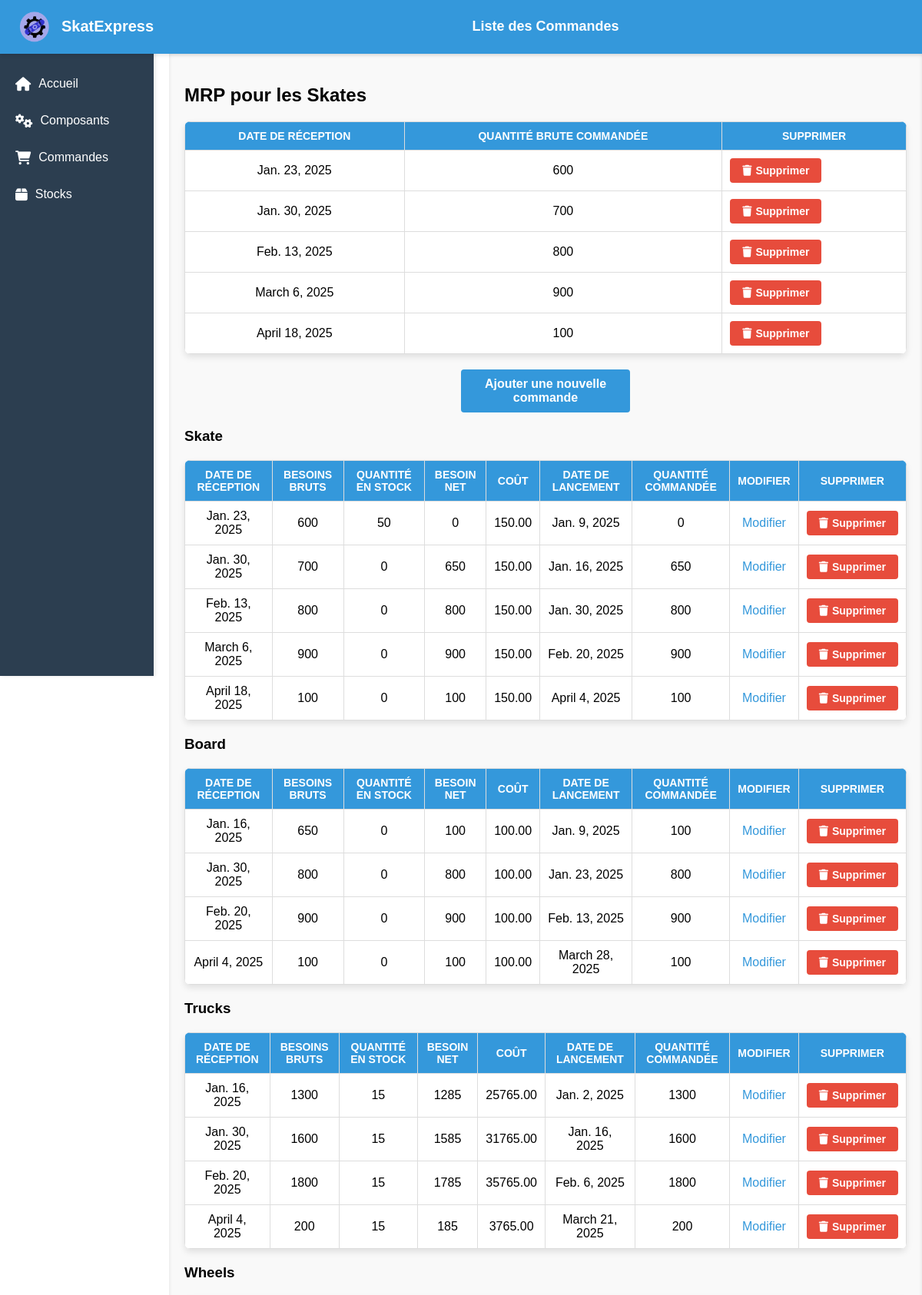
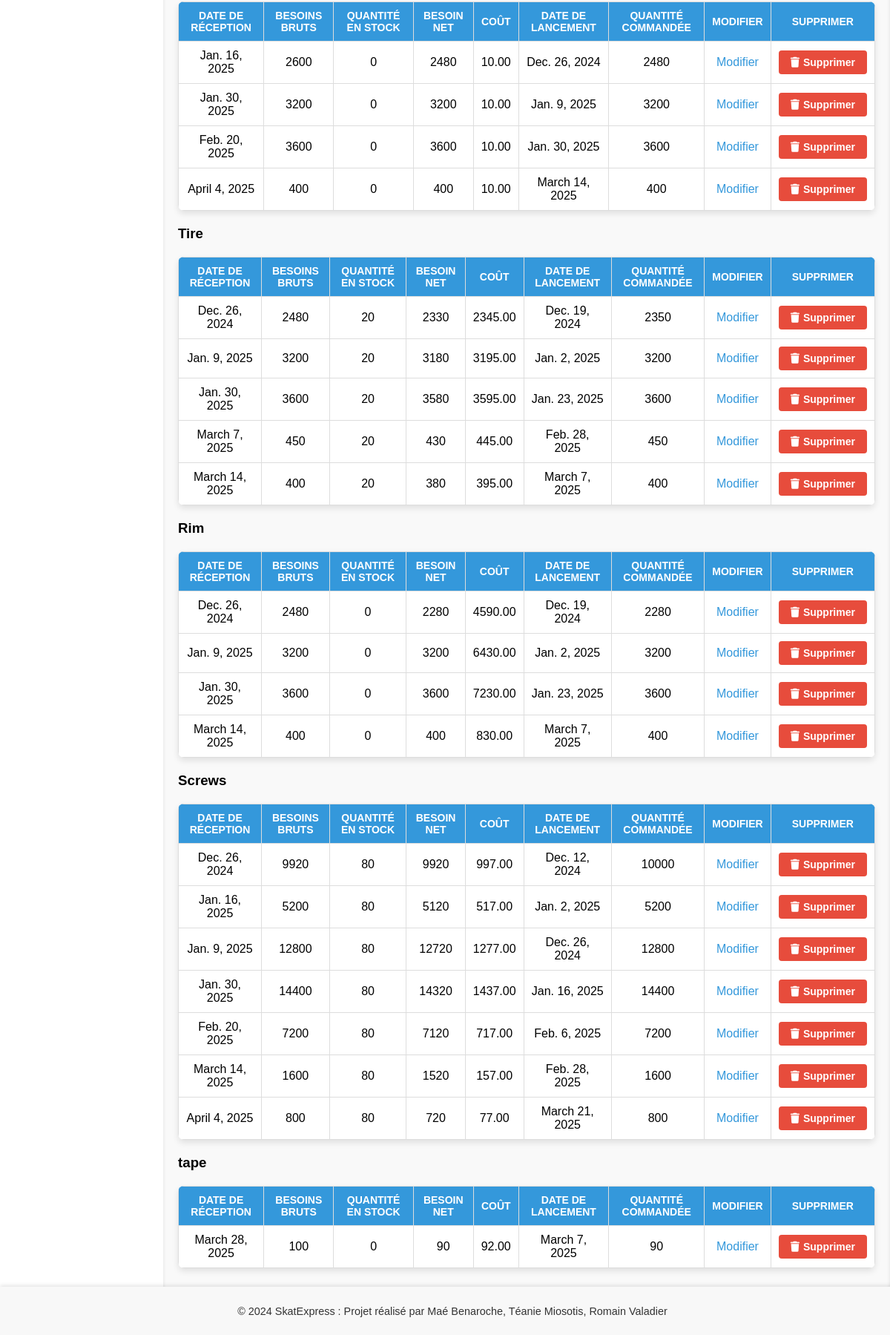
Screenshot of /orders/ with the database file from the repository (2 pictures, top to bottom).
### App/models.py (models this page shows, shortened)
class Order(models.Model):
    component = models.ForeignKey(Component, on_delete=models.CASCADE)
    order_date = models.DateField()
    gross_requirements = models.IntegerField()
    stock = models.ForeignKey(Stock, on_delete=models.CASCADE)
    net_requirement = models.IntegerField()
    cost = models.DecimalField(max_digits=10, decimal_places=2, editable=False)
    order_release_date = models.DateField(editable=False)  # Calculée automatiquement lors de l'enregistrement
    planned_order_receipt = models.IntegerField(editable=False)

class Component(models.Model):
    name = models.CharField(max_length=100) # Nom du composant
    cost_per_unit = models.DecimalField(max_digits=10, decimal_places=2)
    holding_cost= models.DecimalField(max_digits=10, decimal_places=2)  # Coût de possession par unité
    order_cost = models.DecimalField(max_digits=10, decimal_places=2)  # Coût de commande
    lead_time = models.IntegerField()  # Délai de livraison en semaines
    minimum_order_quantity = models.IntegerField()  # Quantité minimale de commande
    image = models.ImageField(upload_to='components/', blank=True, null=True)  # Champ pour l'image
    sub_components = models.ManyToManyField(
        'self',
        through='ComponentSubComponent',
        symmetrical=False,
        related_name='parent_components',
        blank=True # Permet de ne pas renseigner de sous-composants lors de la création
    )

class Stock(models.Model):
    component = models.ForeignKey(Component, on_delete=models.CASCADE)
    quantity_on_hand = models.IntegerField()
    date = models.DateField(default=timezone.now)

### App/views.py (the view, shortened to what this page needs)
# urls.py: path('orders/', OrderListView.as_view(), name='order_list'),  # URL pour afficher la liste des commandes
class OrderListView(View):
    def get(self, request):
        orders = Order.objects.select_related('component', 'stock').all()
        orders_by_component = {}
        for order in orders:
            component = order.component
            if component not in orders_by_component:
                orders_by_component[component] = []
            orders_by_component[component].append(order)
        skateboard_component = Component.objects.filter(name="Skate").first()
        gross_requirements = Order.objects.filter(component=skateboard_component)
        return render(request, 'order_list.html', {
            'orders_by_component': orders_by_component,
            'gross_requirements': gross_requirements,
        })

### templates/order_list.html (shortened to what this page needs)
{% extends 'base.html' %}
{% block header_title %}Liste des Commandes{% endblock %}
{% block content %}
<div class="table-container">
    <h2 class="center-text">MRP pour les Skates</h2>
    <table>
        <thead>
            <tr>
                <th>Date de Réception</th>
                <th>Quantité Brute Commandée</th>
                <th>Supprimer</th>
            </tr>
        </thead>
        <tbody>
            {% for gross_requirement in gross_requirements %}
            <tr>
                <td>{{ gross_requirement.order_date }}</td>
                <td>{{ gross_requirement.gross_requirements }}</td>
                <td>
                    <form method="post" onsubmit="return confirm('Êtes-vous sûr de vouloir supprimer cette commande ?');">
                        <button type="submit" class="delete-button">
                            <i class="fas fa-trash"></i> Supprimer
                        </button>
                    </form>
                </td>
            </tr>
            {% empty %}
            <tr>
                <td colspan="3" class="center-text">Aucune commande de skate n'a été passée.</td>
            </tr>
            {% endfor %}
        </tbody>
    </table>
</div>
<div class="table-container">
    <a href="{% url 'create_order' %}" class="add-button">Ajouter une nouvelle commande</a>
    {% for component, component_orders in orders_by_component.items %}
    <h3 class="center-text">{{ component.name }}</h3>
    <table>
        <thead>
            <tr>
                <th>Date de Réception</th>
                <th>Besoins Bruts</th>
                <th>Quantité en Stock</th>
                <th>Besoin Net</th>
                <th>Coût</th>
                <th>Date de Lancement</th>
                <th>Quantité Commandée</th>
                <th>Modifier</th>
                <th>Supprimer</th>
            </tr>
        </thead>
        <tbody>
            {% for order in component_orders %}
            <tr>
                <td>{{ order.order_date }}</td>
                <td>{{ order.gross_requirements }}</td>
                <td>{{ order.stock.quantity_on_hand }}</td>
                <td>{{ order.net_requirement }}</td>
                <td>{{ order.cost }}</td>
                <td>{{ order.order_release_date }}</td>
                <td>{{ order.planned_order_receipt }}</td>
                <td>
                    <a href="{% url 'update_order' order.pk %}" class="update-button">Modifier</a>
                </td>
                <td>
                    <form method="post" onsubmit="return confirm('Êtes-vous sûr de vouloir supprimer cette commande et toutes ses dépendances ?');">
                        <button type="submit" class="delete-button">
                            <i class="fas fa-trash"></i> Supprimer
                        </button>
                    </form>
                </td>
            </tr>
            {% empty %}
            <tr>
                <td colspan="9" class="center-text">Aucune commande enregistrée pour ce composant.</td>
            </tr>
            {% endfor %}
        </tbody>
    </table>
    {% endfor %}
</div>
{% endblock %}

### static/css/style.css (style rules this page uses)
* { transition: all 0.3s ease-in-out; }
body { font-family: Arial, sans-serif; margin: 0; padding: 0; display: flex; min-height: 100vh; flex-direction: column; margin-bottom: 50px; }
.add-button { display: block; width: 200px; margin: 20px auto; padding: 10px; text-align: center; background-color: #3498db; color: white; text-decoration: none; border-radius: 4px; font-weight: bold; transition: background-color 0.3s ease; }
table { width: 100%; margin: 20px auto; border-collapse: collapse; background-color: white; border-radius: 8px; overflow: hidden; box-shadow: 0px 4px 8px rgba(0, 0, 0, 0.1); }
th, td { padding: 10px; border: 1px solid #ddd; text-align: center; vertical-align: middle; }
th { background-color: #3498db; color: white; font-size: 14px; text-transform: uppercase; }
.update-button { color: #3498db; text-decoration: none; }
form .delete-button { background-color: #e74c3c; color: white; border: none; padding: 8px 16px; border-radius: 4px; font-size: 14px; font-weight: bold; cursor: pointer; transition: background-color 0.3s ease, transform 0.2s ease; display: flex; align-items: center; gap: 5px; }

### rows the page displays
Order: order_date "Jan. 23, 2025", gross_requirements "600", stock.quantity_on_hand "50", net_requirement "0", cost "150.00", order_release_date "Jan. 9, 2025", planned_order_receipt "0"
Order: order_date "Jan. 30, 2025", gross_requirements "700", stock.quantity_on_hand "0", net_requirement "650", cost "150.00", order_release_date "Jan. 16, 2025", planned_order_receipt "650"
Order: order_date "Feb. 13, 2025", gross_requirements "800", stock.quantity_on_hand "0", net_requirement "800", cost "150.00", order_release_date "Jan. 30, 2025", planned_order_receipt "800"
Order: order_date "March 6, 2025", gross_requirements "900", stock.quantity_on_hand "0", net_requirement "900", cost "150.00", order_release_date "Feb. 20, 2025", planned_order_receipt "900"
Order: order_date "April 18, 2025", gross_requirements "100", stock.quantity_on_hand "0", net_requirement "100", cost "150.00", order_release_date "April 4, 2025", planned_order_receipt "100"
Component: name "Skate"
Component: name "Board"
Order: order_date "Jan. 16, 2025", gross_requirements "650", stock.quantity_on_hand "0", net_requirement "100", cost "100.00", order_release_date "Jan. 9, 2025", planned_order_receipt "100"
Order: order_date "Jan. 30, 2025", gross_requirements "800", stock.quantity_on_hand "0", net_requirement "800", cost "100.00", order_release_date "Jan. 23, 2025", planned_order_receipt "800"
Order: order_date "Feb. 20, 2025", gross_requirements "900", stock.quantity_on_hand "0", net_requirement "900", cost "100.00", order_release_date "Feb. 13, 2025", planned_order_receipt "900"
Order: order_date "April 4, 2025", gross_requirements "100", stock.quantity_on_hand "0", net_requirement "100", cost "100.00", order_release_date "March 28, 2025", planned_order_receipt "100"
Component: name "Trucks"
Order: order_date "Jan. 16, 2025", gross_requirements "1300", stock.quantity_on_hand "15", net_requirement "1285", cost "25765.00", order_release_date "Jan. 2, 2025", planned_order_receipt "1300"
Order: order_date "Jan. 30, 2025", gross_requirements "1600", stock.quantity_on_hand "15", net_requirement "1585", cost "31765.00", order_release_date "Jan. 16, 2025", planned_order_receipt "1600"
Order: order_date "Feb. 20, 2025", gross_requirements "1800", stock.quantity_on_hand "15", net_requirement "1785", cost "35765.00", order_release_date "Feb. 6, 2025", planned_order_receipt "1800"
Order: order_date "April 4, 2025", gross_requirements "200", stock.quantity_on_hand "15", net_requirement "185", cost "3765.00", order_release_date "March 21, 2025", planned_order_receipt "200"
Component: name "Wheels"
Order: order_date "Jan. 16, 2025", gross_requirements "2600", stock.quantity_on_hand "0", net_requirement "2480", cost "10.00", order_release_date "Dec. 26, 2024", planned_order_receipt "2480"
Order: order_date "Jan. 30, 2025", gross_requirements "3200", stock.quantity_on_hand "0", net_requirement "3200", cost "10.00", order_release_date "Jan. 9, 2025", planned_order_receipt "3200"
Order: order_date "Feb. 20, 2025", gross_requirements "3600", stock.quantity_on_hand "0", net_requirement "3600", cost "10.00", order_release_date "Jan. 30, 2025", planned_order_receipt "3600"
Order: order_date "April 4, 2025", gross_requirements "400", stock.quantity_on_hand "0", net_requirement "400", cost "10.00", order_release_date "March 14, 2025", planned_order_receipt "400"
Component: name "Tire"
Order: order_date "Dec. 26, 2024", gross_requirements "2480", stock.quantity_on_hand "20", net_requirement "2330", cost "2345.00", order_release_date "Dec. 19, 2024", planned_order_receipt "2350"
Order: order_date "Jan. 9, 2025", gross_requirements "3200", stock.quantity_on_hand "20", net_requirement "3180", cost "3195.00", order_release_date "Jan. 2, 2025", planned_order_receipt "3200"
Order: order_date "Jan. 30, 2025", gross_requirements "3600", stock.quantity_on_hand "20", net_requirement "3580", cost "3595.00", order_release_date "Jan. 23, 2025", planned_order_receipt "3600"
Order: order_date "March 7, 2025", gross_requirements "450", stock.quantity_on_hand "20", net_requirement "430", cost "445.00", order_release_date "Feb. 28, 2025", planned_order_receipt "450"
Order: order_date "March 14, 2025", gross_requirements "400", stock.quantity_on_hand "20", net_requirement "380", cost "395.00", order_release_date "March 7, 2025", planned_order_receipt "400"
Component: name "Rim"
Order: order_date "Dec. 26, 2024", gross_requirements "2480", stock.quantity_on_hand "0", net_requirement "2280", cost "4590.00", order_release_date "Dec. 19, 2024", planned_order_receipt "2280"
Order: order_date "Jan. 9, 2025", gross_requirements "3200", stock.quantity_on_hand "0", net_requirement "3200", cost "6430.00", order_release_date "Jan. 2, 2025", planned_order_receipt "3200"
Order: order_date "Jan. 30, 2025", gross_requirements "3600", stock.quantity_on_hand "0", net_requirement "3600", cost "7230.00", order_release_date "Jan. 23, 2025", planned_order_receipt "3600"
Order: order_date "March 14, 2025", gross_requirements "400", stock.quantity_on_hand "0", net_requirement "400", cost "830.00", order_release_date "March 7, 2025", planned_order_receipt "400"
Component: name "Screws"
Order: order_date "Dec. 26, 2024", gross_requirements "9920", stock.quantity_on_hand "80", net_requirement "9920", cost "997.00", order_release_date "Dec. 12, 2024", planned_order_receipt "10000"
Order: order_date "Jan. 16, 2025", gross_requirements "5200", stock.quantity_on_hand "80", net_requirement "5120", cost "517.00", order_release_date "Jan. 2, 2025", planned_order_receipt "5200"
Order: order_date "Jan. 9, 2025", gross_requirements "12800", stock.quantity_on_hand "80", net_requirement "12720", cost "1277.00", order_release_date "Dec. 26, 2024", planned_order_receipt "12800"
Order: order_date "Jan. 30, 2025", gross_requirements "14400", stock.quantity_on_hand "80", net_requirement "14320", cost "1437.00", order_release_date "Jan. 16, 2025", planned_order_receipt "14400"
Order: order_date "Feb. 20, 2025", gross_requirements "7200", stock.quantity_on_hand "80", net_requirement "7120", cost "717.00", order_release_date "Feb. 6, 2025", planned_order_receipt "7200"
Order: order_date "March 14, 2025", gross_requirements "1600", stock.quantity_on_hand "80", net_requirement "1520", cost "157.00", order_release_date "Feb. 28, 2025", planned_order_receipt "1600"
Order: order_date "April 4, 2025", gross_requirements "800", stock.quantity_on_hand "80", net_requirement "720", cost "77.00", order_release_date "March 21, 2025", planned_order_receipt "800"
Component: name "tape"
Order: order_date "March 28, 2025", gross_requirements "100", stock.quantity_on_hand "0", net_requirement "90", cost "92.00", order_release_date "March 7, 2025", planned_order_receipt "90"
